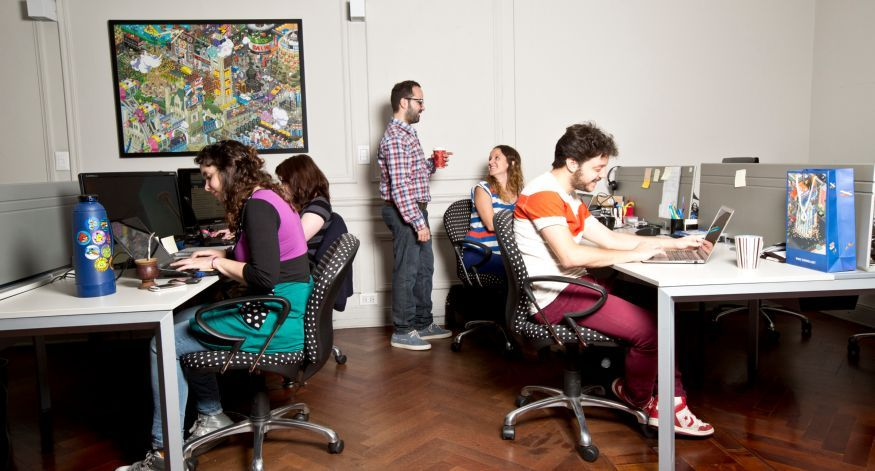
#> input picture assets/oficina.jpg, 875 x 471 px
$ python dectectar_img.py
#> lines starting #> are read from the running program, lines starting #| are printed output that depends on the picture; after the words box and inside, x2 and y2 are one past the last pixel; in counts of white or black regions, pixels touching at a corner belong together
import cv2
import os.path
from os import path
import numpy as np
import imutils

#configurando
filtro = { 'alpha' : -1 , 'gray': 0 , 'normal' : 1 }
resource = 'assets/oficina.jpg'

# establecimiento de exepciones
if not path.exists(resource) :
    print("recurso no encontrado")
    exit(0);

#leemos la imagen
render = cv2.imread(resource,filtro['gray'])
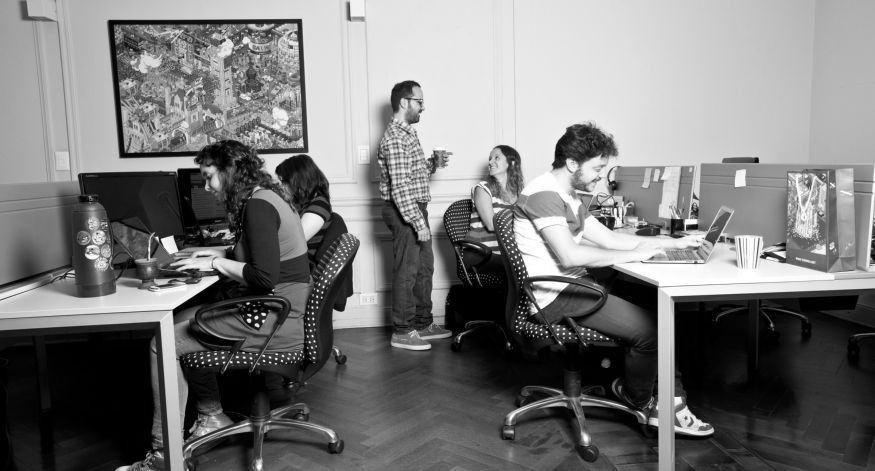
#> render: shape (471, 875); min 0, max 255, mean 121.5
#parametro para hacer un mejor umbral
render_blur = cv2.medianBlur(render,5)
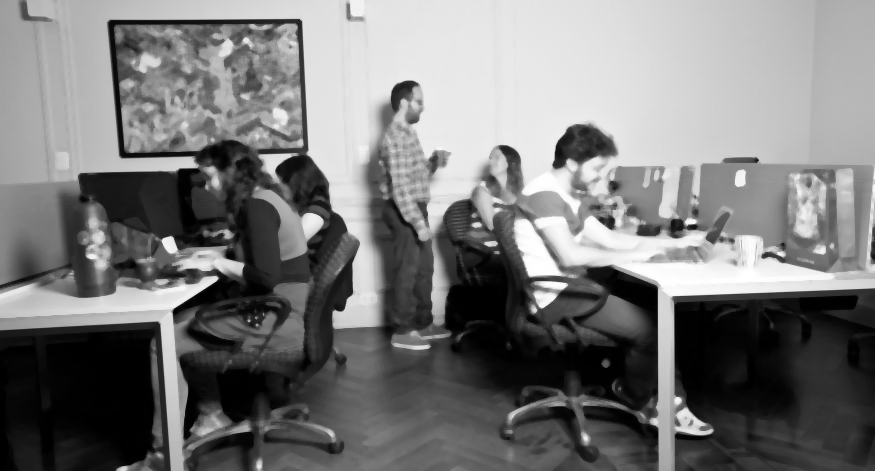
#> render_blur: shape (471, 875); min 0, max 255, mean 121.2

# algoritmos identificadores

# Abastre la esencia de la imagen
_variable = [150,255]
ret1, binary = cv2.threshold(render, _variable[0] , _variable[1], cv2.THRESH_BINARY)
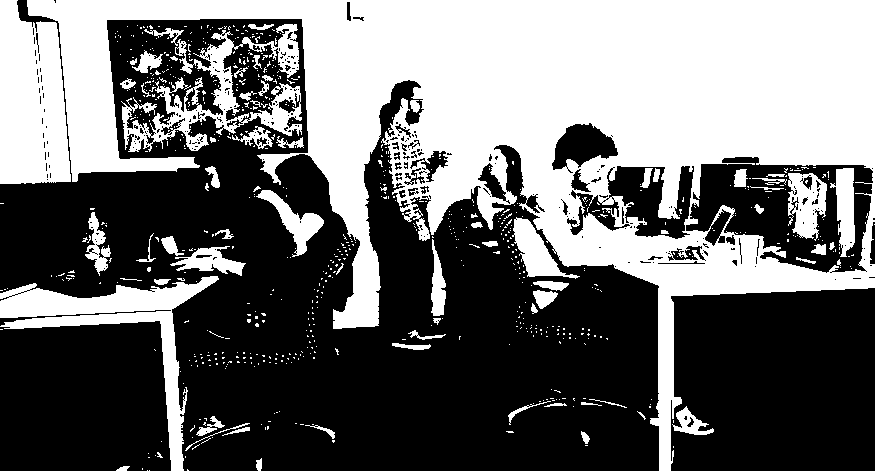
#> binary: shape (471, 875); 42.9% white; 742 white regions (672 under 20 px), largest, box (x1, y1, x2, y2) and area: (27, 0, 875, 471) 135077, (0, 0, 71, 184) 10593, (0, 276, 219, 471) 8316
#> ret1 = 150
ret2, binary_inv = cv2.threshold(render, _variable[0] , _variable[1], cv2.THRESH_BINARY_INV)
#> ret2 = 150
ret3, zero = cv2.threshold(render, _variable[0] , _variable[1], cv2.THRESH_TOZERO)
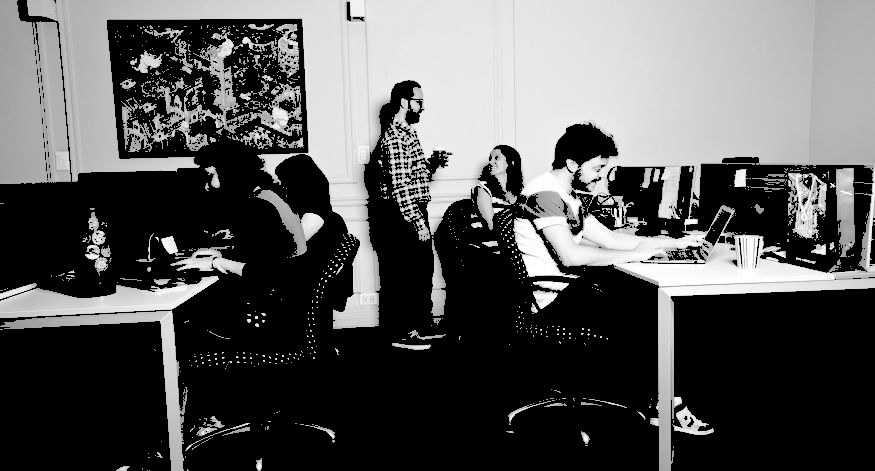
#> zero: shape (471, 875); min 0, max 255, mean 88.4
#> ret3 = 150
adaptative_mean = cv2.adaptiveThreshold(render,255,cv2.ADAPTIVE_THRESH_MEAN_C, cv2.THRESH_BINARY,11,2)
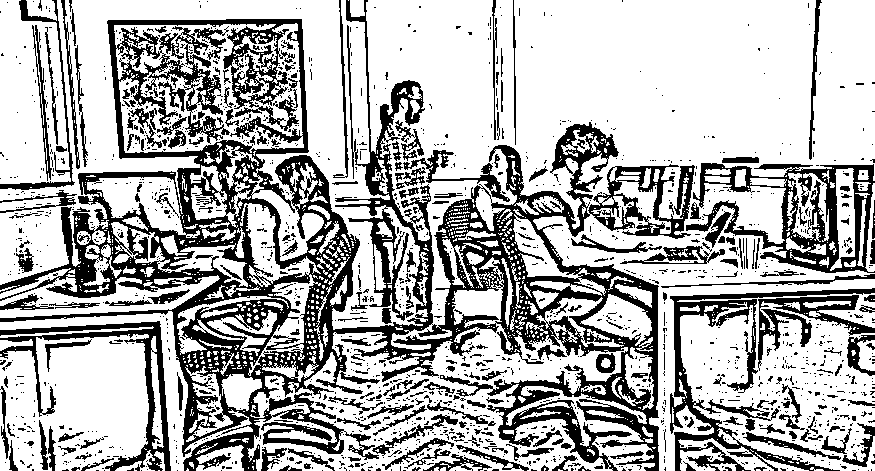
#> adaptative_mean: shape (471, 875); 69.2% white; 1672 black regions (1429 under 20 px), largest, box (x1, y1, x2, y2) and area: (0, 0, 695, 471) 77428, (686, 163, 875, 273) 6604, (670, 288, 875, 471) 6053
adaptative_thresh = cv2.adaptiveThreshold(render_blur,255,cv2.ADAPTIVE_THRESH_GAUSSIAN_C,cv2.THRESH_BINARY,11,11)
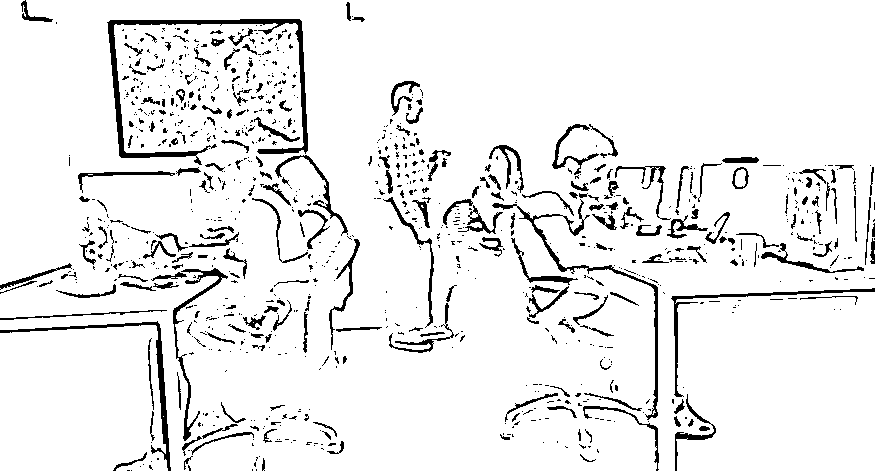
#> adaptative_thresh: shape (471, 875); 92.7% white; 968 black regions (730 under 20 px)

# busca contornos
objects,hierarchy = cv2.findContours(binary, cv2.RETR_EXTERNAL,
      cv2.CHAIN_APPROX_NONE)
#> objects = 638 contours, 594 with area under 20; largest, box (x1, y1, x2, y2) and area: (27, 0, 875, 471) 157335, (0, 0, 71, 184) 10500, (0, 276, 219, 471) 7702, (121, 24, 302, 152) 6636, (512, 217, 580, 279) 1498

#> (the run stopped early here; a loop or call above may not have finished)

$ run again, with assets/honkkong.jpg copied over assets/oficina.jpg
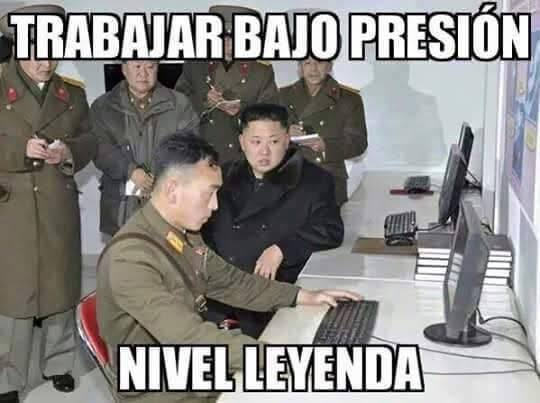
#> input picture assets/honkkong.jpg, 540 x 403 px
#> `ret1, binary = cv2.threshold(render, _variable[0] , _variable[1], cv2...`:
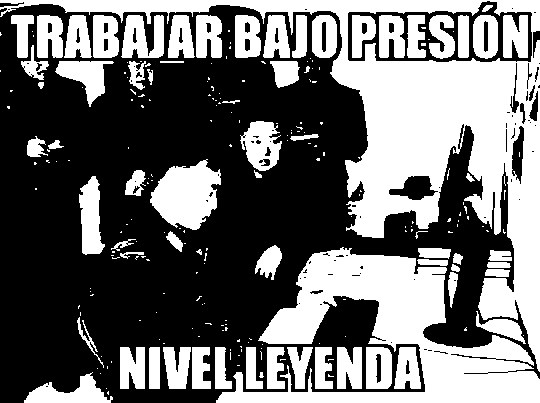
#> binary: shape (403, 540); 43.4% white; 233 white regions (164 under 20 px), largest, box (x1, y1, x2, y2) and area: (0, 0, 540, 372) 36800, (216, 247, 540, 403) 19817, (150, 159, 221, 230) 3300
#> ret1 = 150
#> adaptative_mean: shape (403, 540); 64.8% white; 780 black regions (596 under 20 px), largest, box (x1, y1, x2, y2) and area: (0, 4, 368, 403) 33223, (103, 63, 540, 403) 21941, (348, 1, 532, 62) 3401
#> `adaptative_thresh = cv2.adaptiveThreshold(render_blur,255,cv2.ADAPTIVE..`:
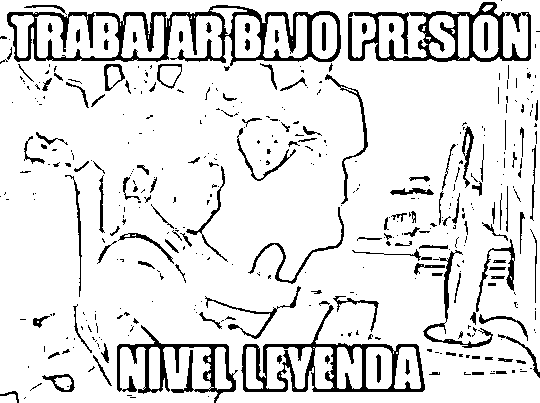
#> adaptative_thresh: shape (403, 540); 88.1% white; 419 black regions (287 under 20 px)
#> objects = 220 contours, 164 with area under 20; largest, box (x1, y1, x2, y2) and area: (0, 0, 540, 372) 46059, (216, 247, 540, 403) 19204, (150, 159, 221, 230) 3188, (240, 121, 282, 171) 1336, (79, 176, 105, 255) 1277

$ run again, with assets/images.jpg copied over assets/oficina.jpg
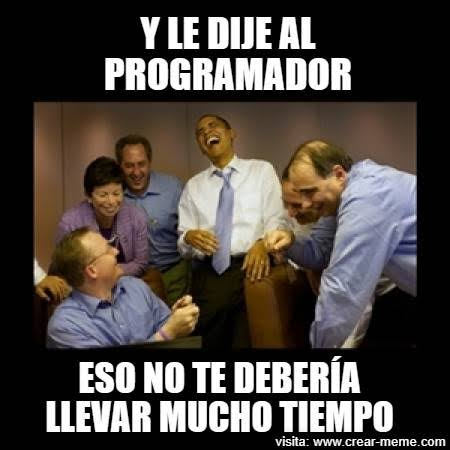
#> input picture assets/images.jpg, 450 x 450 px
#> `ret1, binary = cv2.threshold(render, _variable[0] , _variable[1], cv2...`:
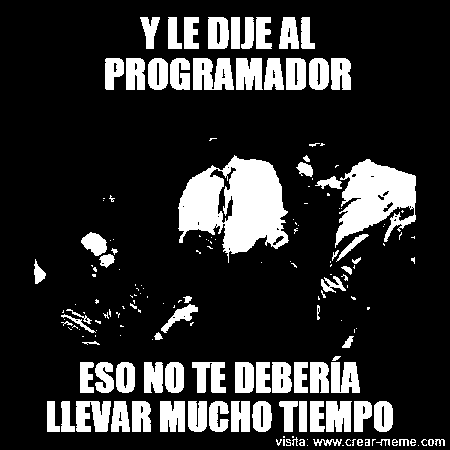
#> binary: shape (450, 450); 18.7% white; 183 white regions (96 under 20 px), largest, box (x1, y1, x2, y2) and area: (178, 155, 289, 263) 7067, (335, 159, 416, 248) 4086, (193, 58, 234, 90) 1056
#> ret1 = 150
#> adaptative_mean: shape (450, 450); 70.3% white; 523 black regions (427 under 20 px), largest, box (x1, y1, x2, y2) and area: (28, 12, 450, 450) 46730, (193, 114, 333, 210) 1855, (140, 107, 210, 250) 1366
#> `adaptative_thresh = cv2.adaptiveThreshold(render_blur,255,cv2.ADAPTIVE..`:
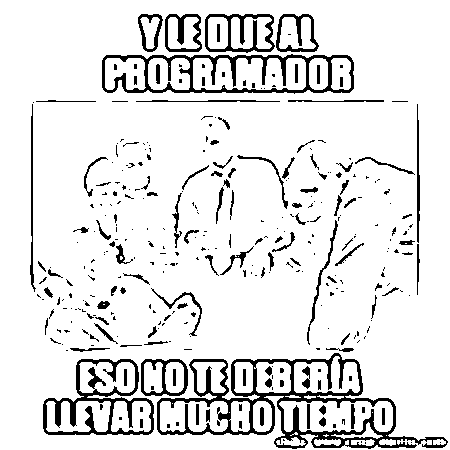
#> adaptative_thresh: shape (450, 450); 89.3% white; 334 black regions (223 under 20 px)
#> objects = 183 contours, 115 with area under 20; largest, box (x1, y1, x2, y2) and area: (178, 155, 289, 263) 7296, (335, 159, 416, 248) 3930, (193, 58, 234, 90) 968, (76, 401, 111, 432) 736, (236, 58, 263, 90) 672
